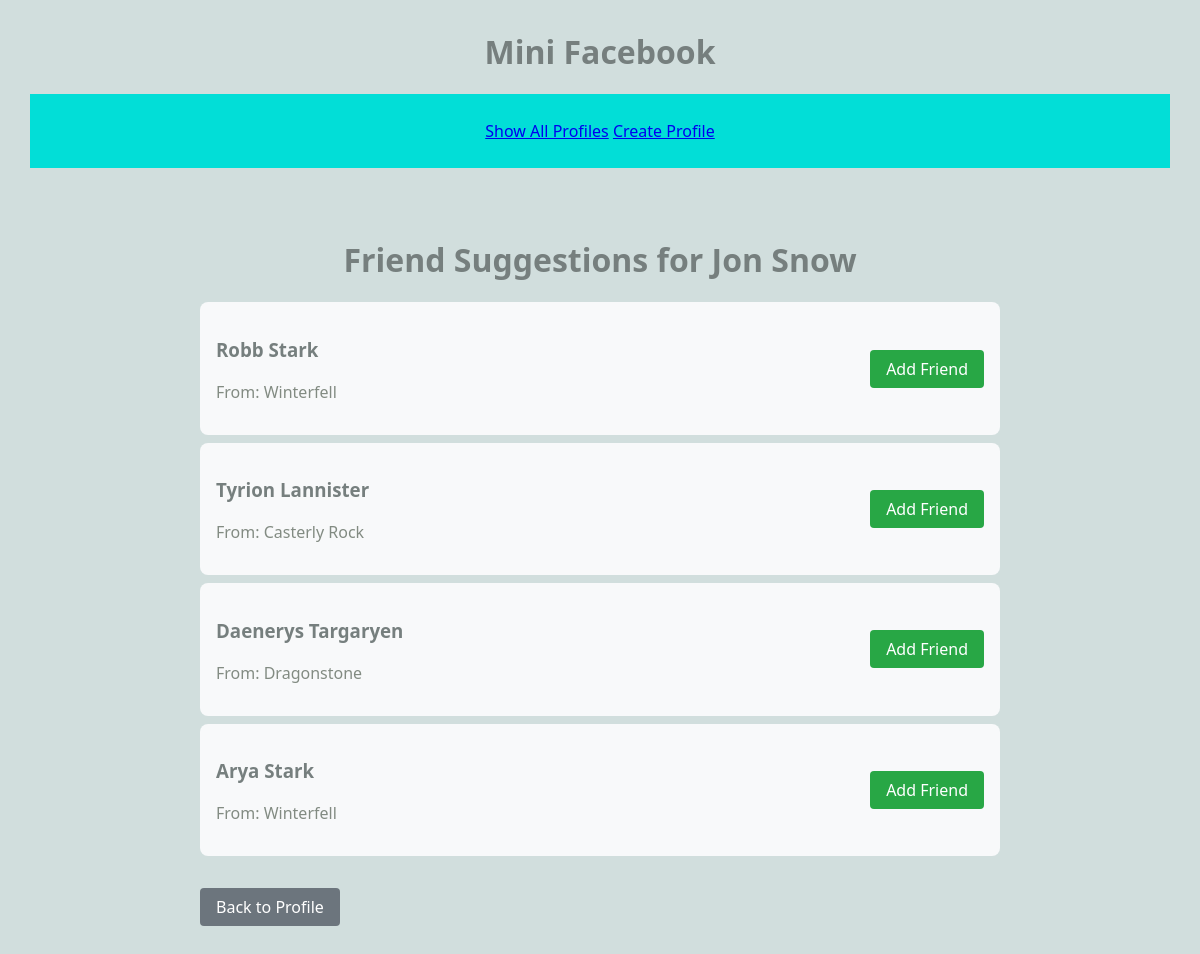
Before: /mini_fb/profile/1/friend_suggestions with the older database file.
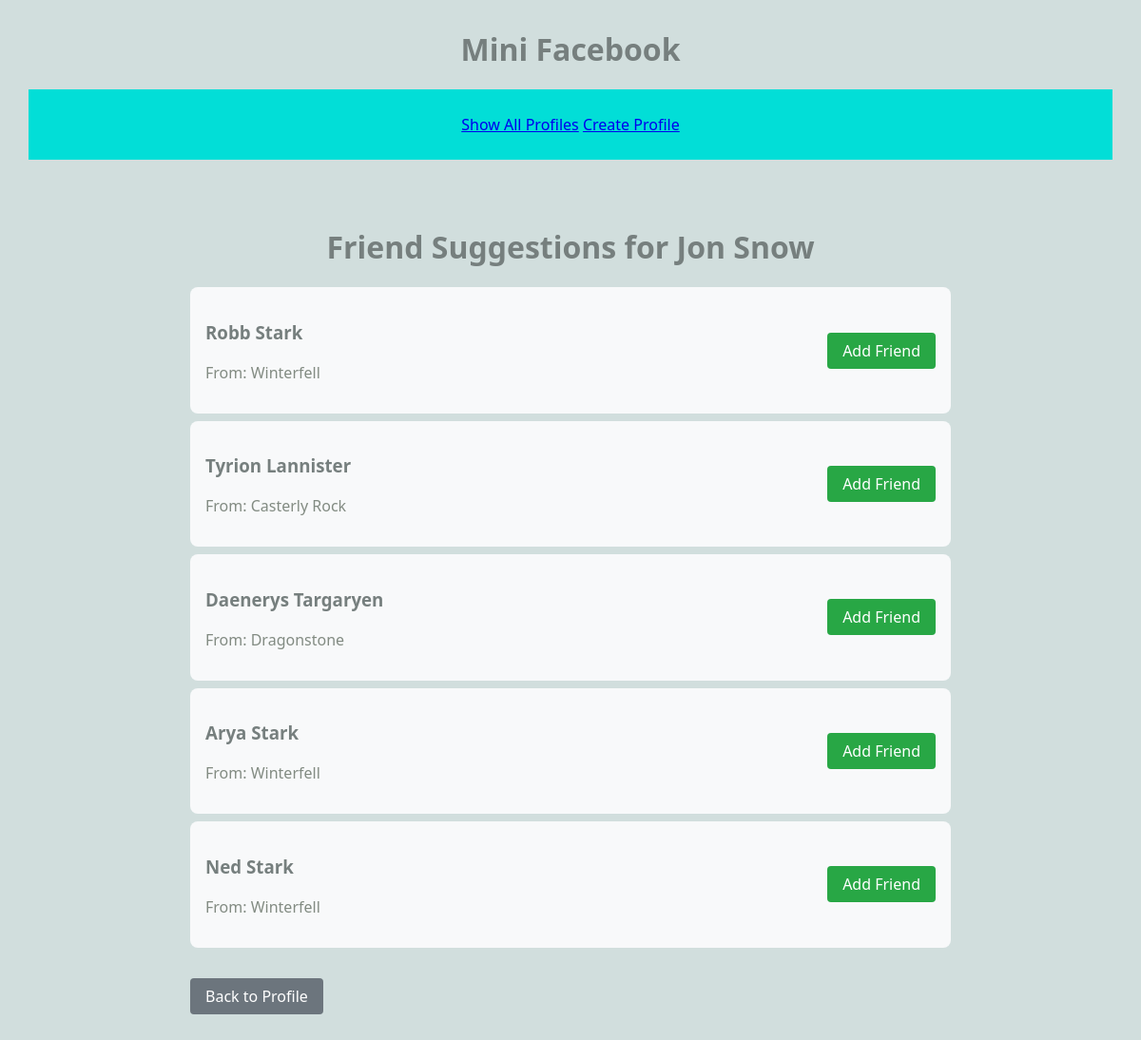
After: the same page with the newer database file.
### mini_fb/models.py (models this page shows, shortened)
class Profile(models.Model):
    first_name = models.TextField(blank=False)
    last_name = models.TextField(blank=False)
    city = models.TextField(blank=False)
    email = models.EmailField(blank=False)
    image_url = models.TextField(blank=True)
    def get_friends(self):
        friends1 = Friend.objects.filter(profile1=self).values_list('profile2', flat=True)
        friends2 = Friend.objects.filter(profile2=self).values_list('profile1', flat=True)
        friend_ids = list(friends1) + list(friends2)
        return Profile.objects.filter(id__in=friend_ids)
    def get_friend_suggestions(self):
        current_friends = self.get_friends().values_list('id', flat=True)
        suggestions = Profile.objects.exclude(
            id__in=list(current_friends) + [self.id]
        )
        return suggestions

### mini_fb/views.py (the view)
# urls.py: path('profile/<int:pk>/friend_suggestions', ShowFriendSuggestionsView.as_view(), name='friend_suggestions'),
class ShowFriendSuggestionsView(DetailView):
    model = Profile
    template_name = 'mini_fb/friend_suggestions.html'
    context_object_name = 'profile'
    def get_context_data(self, **kwargs):
        context = super().get_context_data(**kwargs)
        context['suggestions'] = self.object.get_friend_suggestions()
        return context

### mini_fb/templates/mini_fb/friend_suggestions.html
{% extends "mini_fb/base.html" %}
{% block content %}
<div class="suggestions-container">
    <h1>Friend Suggestions for {{ profile.first_name }} {{ profile.last_name }}</h1>
    {% if suggestions %}
        <div class="suggestions-list">
            {% for suggestion in suggestions %}
                <div class="suggestion-item">
                    <div class="suggestion-info">
                        <h3>{{ suggestion.first_name }} {{ suggestion.last_name }}</h3>
                        <p>From: {{ suggestion.city }}</p>
                    </div>
                    <a href="{% url 'add_friend' profile.pk suggestion.pk %}" class="add-friend-button">
                        Add Friend
                    </a>
                </div>
            {% endfor %}
        </div>
    {% else %}
        <p>No friend suggestions available.</p>
    {% endif %}
    <a href="{% url 'show_profile' profile.pk %}" class="back-button">Back to Profile</a>
</div>
{% endblock %}

### mini_fb/templates/mini_fb/base.html
{% load static %}
<link rel="stylesheet" href="{% static 'styles.css' %}">
<h1>Mini Facebook</h1>
<nav>
    <ul>
        <li><a href="{% url 'show_all_profiles' %}">Show All Profiles</a></li>
        <li><a href="{% url 'create_profile' %}">Create Profile</a></li>
    </ul>
</nav>
{% block content %}
{% endblock %}

### static/styles.css (style rules this page uses)
h1 { text-align: center; color: #c1f7d7; }
nav { text-align: center; background: #02ded7; margin: 20px 0; padding: 10px 0; width: 100%; }
ul, li { padding: 0px; list-style-type: none; }
h1, h2, h3 { color: #767f7e; }
p { color: #828b82; }
nav li { display: inline; }
.suggestions-container { max-width: 800px; margin: 2rem auto; padding: 1rem; }
.suggestions-list { margin: 1rem 0; }
.suggestion-item { display: flex; justify-content: space-between; align-items: center; padding: 1rem; margin: 0.5rem 0; background: #f8f9fa; border-radius: 8px; }
.add-friend-button { background: #28a745; color: white; padding: 0.5rem 1rem; border-radius: 4px; text-decoration: none; }
.back-button { display: inline-block; margin-top: 1rem; padding: 0.5rem 1rem; background: #6c757d; color: white; text-decoration: none; border-radius: 4px; }

Changed rows visible on the page:
added Profile: first_name "Ned", last_name "Stark", city "Winterfell"
